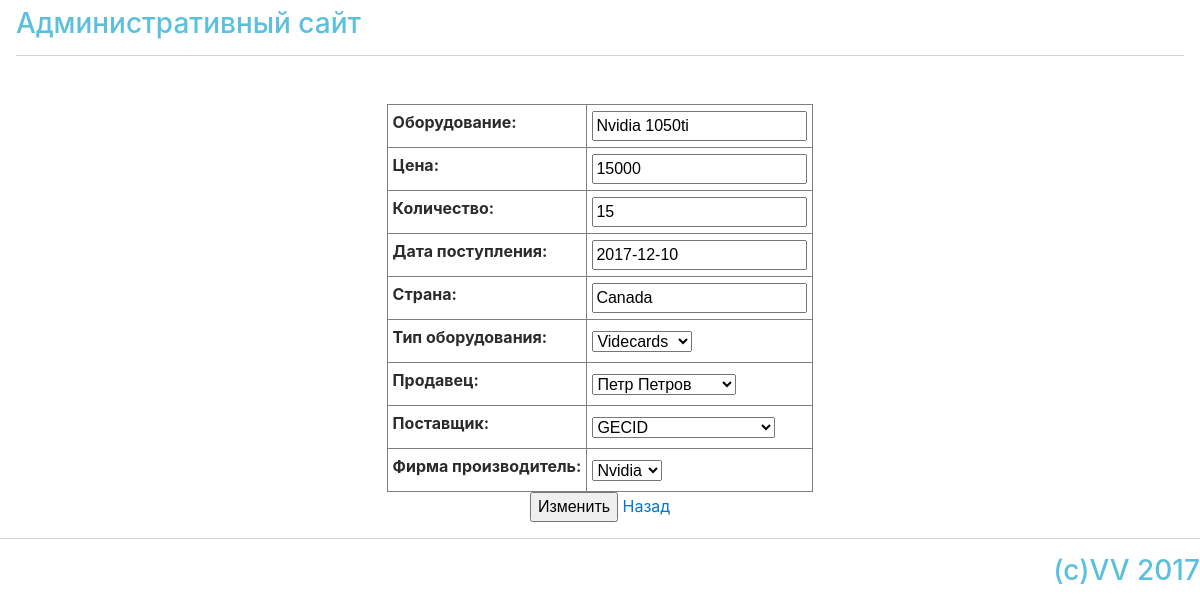
/edit_equipment/6, run on the app's committed database.
### database/models.py (models this page shows, shortened)
class Equipment(models.Model):
    equipment_id = models.AutoField(primary_key=models.ProtectedError)
    equipment_name = models.CharField(max_length=50)
    equipment_price = models.IntegerField()
    equipment_size = models.IntegerField(default=0)
    equipment_date = models.DateField()
    equipment_country = models.CharField(max_length=50)
    id_firm = models.ForeignKey(Firm, on_delete=models.CASCADE)
    id_provider = models.ForeignKey(Provider, on_delete=models.CASCADE)
    id_equipment_type = models.ForeignKey(Equipment_type, on_delete=models.CASCADE)
    id_seller = models.ForeignKey(Seller, on_delete=models.CASCADE)
    class Meta:
        verbose_name = "Оборудование"
        verbose_name_plural = "Оборудование"

### database/views.py (the view, shortened to what this page needs)
# urls.py: url(r"^edit_equipment/(?P<id_equipment>\d+)$", views.edit_equipment, name="edit_equipment"),
def edit_equipment(request, id_equipment):
    equipment = Equipment.objects.get(equipment_id=id_equipment)
    form = Equipment_Form(instance=equipment)
    return render(request, "equipment/edit_equipment.html", locals())

### database/forms.py
class Equipment_Form(ModelForm):
    class Meta:
        model = Equipment
        fields = ["equipment_name", "equipment_price", "equipment_size", "equipment_date", "equipment_country", "id_equipment_type", "id_seller", "id_provider", "id_firm"]
        labels = {
            "equipment_name": "Оборудование",
            "equipment_price": "Цена",
            "equipment_size": "Количество",
            "equipment_date": "Дата поступления",
            "equipment_country": "Страна",
            "id_equipment_type": "Тип оборудования",
            "id_seller": "Продавец",
            "id_provider": "Поставщик",
            "id_firm": "Фирма производитель"
        }

### database/models.py (called while the page is built)
    def __str__(self):
        return self.provider_name

    def __str__(self):
        return self.firm_name

    def __str__(self):
        return self.seller_name

    def __str__(self):
        return self.et_name

### templates/equipment/edit_equipment.html (shortened to what this page needs)
{% extends 'base.html' %}
{% block content %}
    <form action="" method="POST">
        <div align="center">
        <table border="1 solid black" cellpadding="5" cellspacing="0">
            {{ form.as_table }}
            </table>
            <input type="submit"  value="Изменить">
            <a href="{% url "equipment" %}"> Назад</a>
        </div>
    </form>
{% endblock content %}

### data on the page
Equipment: equipment_name "Nvidia 1050ti", equipment_price "15000", equipment_size "15", equipment_date "2017-12-10", equipment_country "Canada", id_equipment_type "Videcards", id_seller "Петр Петров", id_provider "GECID", id_firm "Nvidia"
